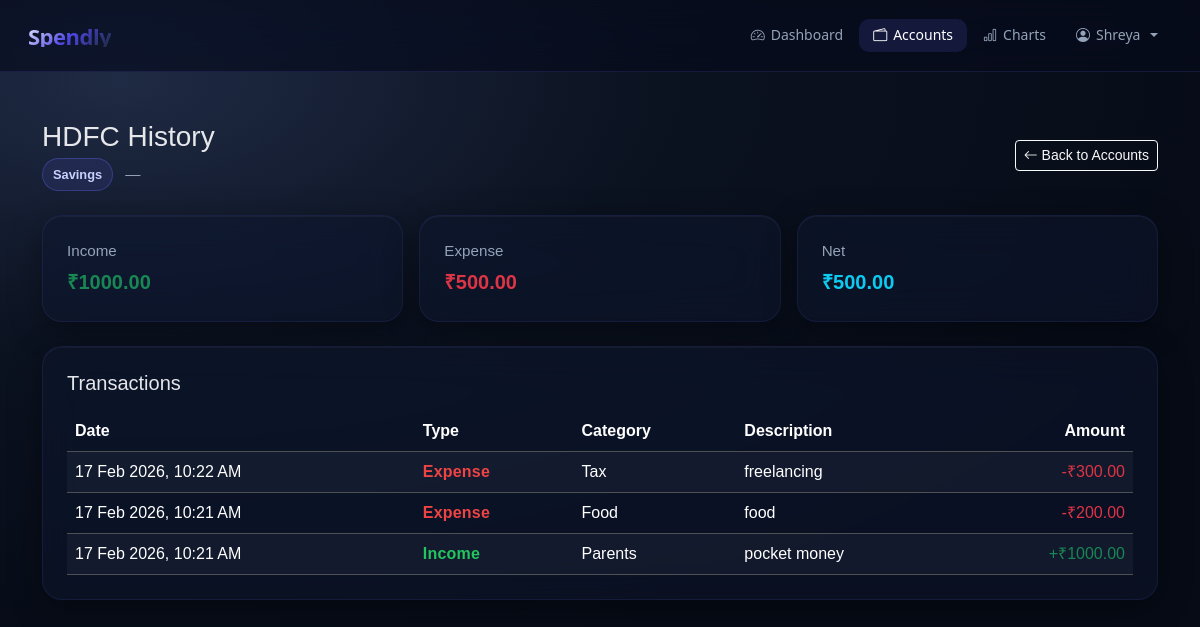
Screenshot of /accounts/3/history (signed in) with the database file from the repository.
### models.py (models this page shows)
class User(db.Model, UserMixin):
    id = db.Column(db.Integer, primary_key=True)
    email = db.Column(db.String(150), unique=True)
    password = db.Column(db.String(150))
    first_name = db.Column(db.String(150))
    gender = db.Column(db.String(20))
    number = db.Column(db.String(20))
    notes = db.relationship('Note')
    expenses = db.relationship('Expense')
    accounts = db.relationship('Account')

class Account(db.Model):
    id = db.Column(db.Integer, primary_key=True)
    name = db.Column(db.String(150), nullable=False)
    number = db.Column(db.String(100), nullable=False)
    type = db.Column(db.String(50), nullable=False)
    balance = db.Column(db.Float, nullable=False)
    user_id = db.Column(db.Integer, db.ForeignKey('user.id'), nullable=False)

class Expense(db.Model):
    id = db.Column(db.Integer, primary_key=True)
    amount = db.Column(db.Float, nullable=False)
    category = db.Column(db.String(100), nullable=False)
    type = db.Column(db.String(20), nullable=False)  # 'Income' or 'Expense'
    description = db.Column(db.String(500))
    payment_mode = db.Column(db.String(50))
    date = db.Column(db.DateTime(timezone=True), default=func.now())
    user_id = db.Column(db.Integer, db.ForeignKey('user.id'), nullable=False)

### views.py (the view)
@views.route('/accounts/<int:account_id>/history', methods=['GET'])
@login_required
def account_history(account_id):
    account = Account.query.get(account_id)
    if not account or account.user_id != current_user.id:
        flash('Account not found.', category='error')
        return redirect(url_for('views.accounts'))
    transactions = (Expense.query
                    .filter(Expense.user_id == current_user.id)
                    .filter(or_(Expense.payment_mode == str(account.id),
                                Expense.payment_mode == account.name))
                    .order_by(Expense.date.desc())
                    .all())
    total_income = sum(t.amount for t in transactions if t.type == 'Income')
    total_expense = sum(t.amount for t in transactions if t.type == 'Expense')
    return render_template(
        'account_history.html',
        user=current_user,
        account=account,
        transactions=transactions,
        total_income=total_income,
        total_expense=total_expense,
        net_balance=total_income - total_expense,
    )

### __init__.py (called while the page is built)
def create_app():
    app = Flask(__name__)
    app.config['SECRET_KEY'] = 'ayisgdysiasgdasikasjdhaskydgk'
    app.config['SQLALCHEMY_DATABASE_URI'] = f'sqlite:///{DB_NAME}'
    db.init_app(app)
    from views import views
    from auth import auth
    app.register_blueprint(views, url_prefix='/')
    app.register_blueprint(auth, url_prefix='/')
    from models import User, Note, Expense, Account
    with app.app_context():
        db.create_all()
    login_manager = LoginManager()
    login_manager.login_view = 'auth.login'
    login_manager.init_app(app)
    @login_manager.user_loader
    def load_user(id):
        return User.query.get(int(id))
    return app

### templates/account_history.html (shortened to what this page needs)
<!doctype html>
<html lang="en">
<head>
  <link href="https://cdn.jsdelivr.net/npm/bootstrap@5.3.2/dist/css/bootstrap.min.css" rel="stylesheet" />
  <link href="https://cdn.jsdelivr.net/npm/bootstrap-icons/font/bootstrap-icons.css" rel="stylesheet" />
</head>
<body>
  {% include "_navbar.html" %}
  <div class="container py-5">
    <div class="d-flex flex-wrap justify-content-between align-items-center mb-4 gap-3">
      <div>
        <h3 class="mb-1">{{ account.name }} History</h3>
        <div class="meta">
          <span class="chip me-2">{{ account.type }}</span>
          <span>{{ account.number or '-' }}</span>
        </div>
      </div>
      <a href="{{ url_for('views.accounts') }}" class="btn btn-outline-light btn-sm">
        <i class="bi bi-arrow-left"></i> Back to Accounts
      </a>
    </div>
    <div class="row g-3 mb-4">
      <div class="col-md-4">
        <div class="glass-card">
          <div class="meta mb-1">Income</div>
          <div class="summary-value text-success">₹{{ "%.2f"|format(total_income) }}</div>
        </div>
      </div>
      <div class="col-md-4">
        <div class="glass-card">
          <div class="meta mb-1">Expense</div>
          <div class="summary-value text-danger">₹{{ "%.2f"|format(total_expense) }}</div>
        </div>
      </div>
      <div class="col-md-4">
        <div class="glass-card">
          <div class="meta mb-1">Net</div>
          <div class="summary-value {% if net_balance >= 0 %}text-info{% else %}text-warning{% endif %}">
            ₹{{ "%.2f"|format(net_balance) }}
          </div>
        </div>
      </div>
    </div>
    <div class="glass-card">
      <h5 class="mb-3">Transactions</h5>
      {% if transactions %}
      <div class="table-responsive">
        <table class="table table-dark table-striped align-middle mb-0">
          <thead>
            <tr class="text-secondary">
              <th>Date</th>
              <th>Type</th>
              <th>Category</th>
              <th>Description</th>
              <th class="text-end">Amount</th>
            </tr>
          </thead>
          <tbody>
            {% for t in transactions %}
            <tr>
              <td>{{ t.date.strftime('%d %b %Y, %I:%M %p') }}</td>
              <td>
                <span class="type-text {% if t.type == 'Income' %}income{% else %}expense{% endif %}">
                  {{ t.type }}
                </span>
              </td>
              <td>{{ t.category }}</td>
              <td>{{ t.description or '-' }}</td>
              <td class="text-end {% if t.type == 'Income' %}text-success{% else %}text-danger{% endif %}">
                {% if t.type == 'Income' %}+{% else %}-{% endif %}₹{{ "%.2f"|format(t.amount) }}
              </td>
            </tr>
            {% endfor %}
          </tbody>
        </table>
      </div>
      {% else %}
      <p class="text-secondary mb-0">No transactions found for this account yet.</p>
      {% endif %}
    </div>
  </div>
</body>
</html>

### templates/_navbar.html (shortened to what this page needs)
<nav id="shared-app-navbar" class="navbar navbar-expand-lg">
  <a class="shared-navbar-brand" href="{{ url_for('views.dashboard') }}">
    Spendly
  </a>
  {% set current_path = request.path %}
  <div class="collapse navbar-collapse shared-nav-collapse" id="navMenu">
    <ul class="shared-nav-list">
      {% if user is defined and user and user.is_authenticated %}
      <li class="nav-item">
        <a class="shared-nav-link {% if current_path == '/dashboard' %}active{% endif %}"
          href="{{ url_for('views.dashboard') }}">
          <i class="bi bi-speedometer2"></i> Dashboard
        </a>
      </li>
      <li class="nav-item">
        <a class="shared-nav-link {% if current_path == '/accounts' or current_path.startswith('/accounts/') %}active{% endif %}"
          href="{{ url_for('views.accounts') }}">
          <i class="bi bi-wallet2"></i> Accounts
        </a>
      </li>
      <li class="nav-item">
        <a class="shared-nav-link {% if current_path == '/charts' %}active{% endif %}"
          href="{{ url_for('views.charts') }}">
          <i class="bi bi-bar-chart"></i> Charts
        </a>
      </li>
      <li class="nav-item dropdown">
        <a class="shared-nav-link dropdown-toggle {% if current_path == '/profile' %}active{% endif %}" href="#"
          id="navbarDropdown" role="button" data-bs-toggle="dropdown" data-toggle="dropdown" aria-expanded="false">
          <i class="bi bi-person-circle"></i> {{ user.first_name }}
        </a>
      </li>
      {% endif %}
    </ul>
  </div>
</nav>

### templates/account_history.html (style rules this page uses)
* { box-sizing: border-box; }
body { font-family: "Poppins", sans-serif; background: radial-gradient(1200px 600px at 10% 10%, #1f2a44, #0b1220 45%, #060b16); margin: 0; color: #e5e7eb; min-height: 100vh; }
.glass-card { background: rgba(15, 23, 42, 0.55); backdrop-filter: blur(20px) saturate(1.4); -webkit-backdrop-filter: blur(20px) saturate(1.4); border: 1px solid rgba(99, 102, 241, 0.12); border-radius: 20px; padding: 24px; box-shadow: 0 8px 32px rgba(0, 0, 0, 0.4), inset 0 1px 0 rgba(255, 255, 255, 0.04); }
.meta { color: #94a3b8; font-size: 0.95rem; }
.chip { display: inline-block; padding: 6px 10px; border-radius: 999px; font-size: 0.8rem; font-weight: 600; border: 1px solid rgba(99, 102, 241, 0.35); color: #c7d2fe; background: rgba(99, 102, 241, 0.12); }
.summary-value { font-size: 1.25rem; font-weight: 700; }
.type-text { font-weight: 700; letter-spacing: 0.2px; }
.type-text.income { color: #22c55e; }
.type-text.expense { color: #ef4444; }
.table-dark { --bs-table-bg: transparent; --bs-table-striped-bg: rgba(148, 163, 184, 0.06); --bs-table-hover-bg: rgba(99, 102, 241, 0.12); }

### templates/_navbar.html (style rules this page uses)
#shared-app-navbar { --nav-bg: rgba(8, 12, 25, 0.65); --nav-border: rgba(99, 102, 241, 0.15); --link: #94a3b8; --link-active-bg: rgba(99, 102, 241, 0.15); --link-active: #ffffff; --dropdown-bg: rgba(15, 23, 42, 0.95); --dropdown-border: rgba(99, 102, 241, 0.3); --font: system-ui, -apple-system, "Segoe UI", sans-serif; background: var(--nav-bg) !important; backdrop-filter: blur(24px) saturate(1.6) !important; -webkit-backdrop-filter: blur(24px) saturate(1.6) !important; border-bottom: 1px solid var(--nav-border) !important; padding: 12px 28px !important; min-height: 72px; font-family: var(--font) !important; box-sizing: border-box; }
#shared-app-navbar * { box-sizing: border-box; font-family: inherit !important; }
#shared-app-navbar .shared-navbar-brand { font-weight: 800 !important; font-size: 22px !important; line-height: 1 !important; letter-spacing: -0.5px !important; display: inline-flex !important; align-items: center !important; gap: 0 !important; text-decoration: none !important; white-space: nowrap !important; background: linear-gradient(135deg, #e5e7ff, #4f46e5, #1e293b); -webkit-background-clip: text; -webkit-text-fill-color: transparent; background-clip: text; margin: 0; padding: 0; }
#shared-app-navbar .shared-nav-collapse { justify-content: flex-end !important; }
#shared-app-navbar .shared-nav-list { display: flex !important; align-items: center !important; margin-left: auto !important; margin-bottom: 0 !important; padding-left: 0 !important; gap: 2px !important; list-style: none !important; }
#shared-app-navbar .nav-item { margin: 0 !important; padding: 0 !important; }
#shared-app-navbar .shared-nav-link { display: inline-flex !important; align-items: center !important; gap: 6px !important; color: var(--link) !important; font-weight: 500 !important; font-size: 14px !important; line-height: 1.2 !important; padding: 8px 14px !important; border-radius: 10px !important; margin: 0 !important; text-decoration: none !important; transition: all 0.25s ease !important; white-space: nowrap; }
#shared-app-navbar .shared-nav-link.active, #shared-app-navbar .shared-nav-link:hover, #shared-app-navbar .shared-nav-link:focus { color: var(--link-active) !important; background: var(--link-active-bg) !important; }

### rows the page displays
User: first_name "Shreya"
Account: name "HDFC", type "Savings", number "—"
Expense: date "17 Feb 2026, 10:22 AM", type "Expense", category "Tax", description "freelancing", amount "300.00"
Expense: date "17 Feb 2026, 10:21 AM", type "Expense", category "Food", description "food", amount "200.00"
Expense: date "17 Feb 2026, 10:21 AM", type "Income", category "Parents", description "pocket money", amount "1000.00"

### other values shown
{{ "%.2f"|format(total_income) }} "1000.00"
{{ "%.2f"|format(total_expense) }} "500.00"
{{ "%.2f"|format(net_balance) }} "500.00"
